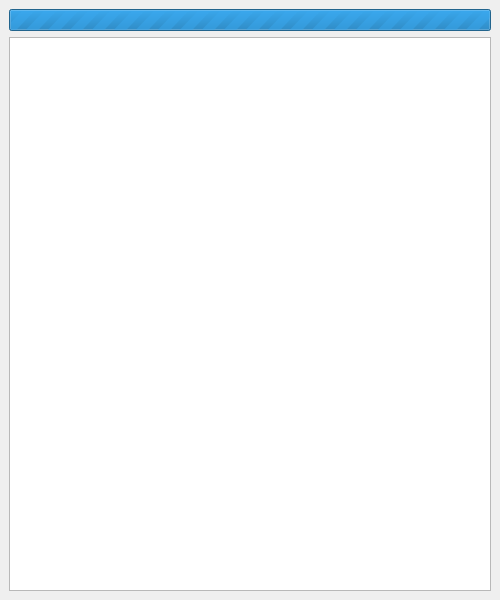
<?xml version="1.0" encoding="UTF-8"?>
<ui version="4.0">
 <class>ProgressWindow</class>
 <widget class="QMainWindow" name="ProgressWindow">
  <property name="geometry">
   <rect>
    <x>0</x>
    <y>0</y>
    <width>500</width>
    <height>600</height>
   </rect>
  </property>
  <property name="sizePolicy">
   <sizepolicy hsizetype="Fixed" vsizetype="Fixed">
    <horstretch>0</horstretch>
    <verstretch>0</verstretch>
   </sizepolicy>
  </property>
  <property name="minimumSize">
   <size>
    <width>500</width>
    <height>600</height>
   </size>
  </property>
  <property name="maximumSize">
   <size>
    <width>500</width>
    <height>600</height>
   </size>
  </property>
  <property name="windowTitle">
   <string>ZMake: Processing...</string>
  </property>
  <widget class="QWidget" name="centralwidget">
   <layout class="QVBoxLayout" name="verticalLayout">
    <item>
     <widget class="QProgressBar" name="progressBar">
      <property name="maximum">
       <number>0</number>
      </property>
      <property name="value">
       <number>0</number>
      </property>
      <property name="invertedAppearance">
       <bool>false</bool>
      </property>
      <property name="format">
       <string/>
      </property>
     </widget>
    </item>
    <item>
     <widget class="QTextBrowser" name="log_view"/>
    </item>
   </layout>
  </widget>
 </widget>
 <resources/>
 <connections/>
</ui>
